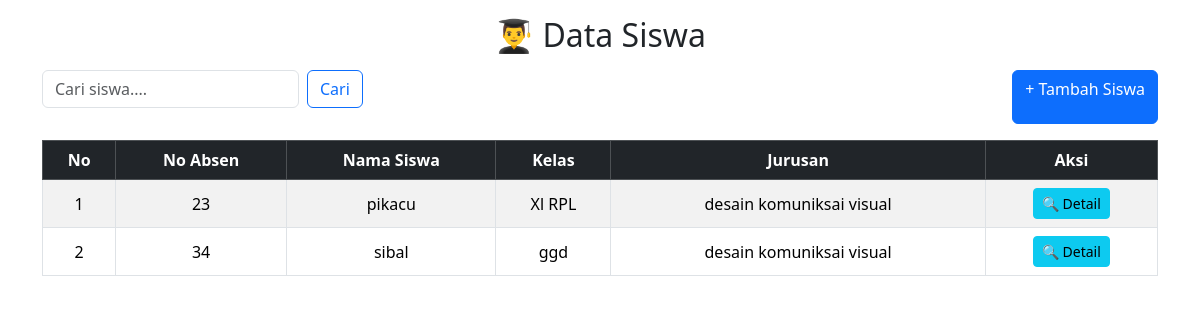
The app's page /siswa.php with its own data.
### tables this page shows
CREATE TABLE `siswa` (
  `id_siswa` int NOT NULL,
  `nama_siswa` varchar(100) NOT NULL,
  `no_absen` int NOT NULL,
  `tgl_lahir` date NOT NULL,
  `alamat` text NOT NULL,
  `telp` varchar(15) NOT NULL,
  `nis` int NOT NULL,
  `nisn` varchar(15) NOT NULL,
  `id_kelas` int NOT NULL
);

CREATE TABLE `kelas` (
  `id_kelas` int NOT NULL,
  `nama_kelas` varchar(12) NOT NULL,
  `id_guru` int NOT NULL,
  `id_jurusan` int NOT NULL
);

CREATE TABLE `jurusan` (
  `id_jurusan` int NOT NULL,
  `nama_jurusan` varchar(50) NOT NULL,
  `singkatan` varchar(5) NOT NULL
);

### siswa.php (the view, shortened to what this page needs)
<?php
include "../koneksi.php";
$cari = "";
if (isset($_GET['cari']) && $_GET['cari'] != "") {
    $cari = $_GET['cari'];
    $result = mysqli_query($koneksi, "SELECT * FROM siswa
                                        JOIN kelas ON siswa.id_kelas = kelas.id_kelas
                                        JOIN jurusan ON kelas.id_jurusan = jurusan.id_jurusan
                                        WHERE (nama_siswa LIKE '%$cari%'
                                        OR nis LIKE '%$cari%'
                                        OR nisn LIKE '%$cari%'
                                        OR nama_kelas LIKE '%$cari%'
                                        OR nama_jurusan LIKE '%$cari%')
                                        ORDER BY id_siswa DESC");
} else {
    $result = mysqli_query($koneksi, "SELECT * FROM siswa,kelas,jurusan
                                        WHERE siswa.id_kelas=kelas.id_kelas
                                        AND kelas.id_jurusan=jurusan.id_jurusan
                                        ORDER BY id_siswa DESC"); }
?>
<link href="https://cdn.jsdelivr.net/npm/bootstrap@5.3.3/dist/css/bootstrap.min.css" rel="stylesheet">
<div class="container mt-3">
    <h2 class="mb-3 text-center">👨‍🎓 Data Siswa</h2>
    <div class="d-flex justify-content-between mb-3">
        <form class="d-flex" method="get" action="">
            <input class="form-control me-2" type="search" name="cari" placeholder="Cari siswa...." value="<?= htmlspecialchars($cari) ?>">
            <button class="btn btn-outline-primary" type="submit">Cari</button>
        </form>
        <a href="siswa_tambah.php" class="btn btn-primary">+ Tambah Siswa</a>
    </div>
    <div class="table-responsive">
        <table class="table table-bordered table-striped table-hover align-middle text-center">
            <thead class="table-dark">
                <tr>
                    <th>No</th>
                    <th>No Absen</th>
                    <th>Nama Siswa</th>
                    <th>Kelas</th>
                    <th>Jurusan</th>
                    <th>Aksi</th>
                </tr>
            </thead>
            <tbody>
            <?php
            $no = 1;
            if (mysqli_num_rows($result) > 0) {
                while ($row = mysqli_fetch_assoc($result)) { ?>
                    <tr>
                        <td><?= $no++ ?></td>
                        <td><?= htmlspecialchars($row['no_absen']) ?></td>
                        <td><?= htmlspecialchars($row['nama_siswa']) ?></td>
                        <td><?= htmlspecialchars($row['nama_kelas']) ?></td>
                        <td><?= htmlspecialchars($row['nama_jurusan']) ?></td>
                        <td>
                            <button
                                class="btn btn-info btn-sm"
                                data-bs-toggle="modal"
                                data-bs-target="#detailModal<?= $row['id_siswa'] ?>">
                                🔍 Detail
                            </button>
                        </td>
                    </tr>
            <?php }
            } else { ?>
                <tr>
                    <td colspan="6" class="text-center text-muted">⚠️ Data tidak ditemukan</td>
                </tr>
            <?php } ?>
            </tbody>
        </table>
    </div>
</div>

### records on screen
siswa: no_absen "23", nama_siswa "pikacu", id_kelas.nama_kelas "Xl RPL", jurusan.nama_jurusan "desain komuniksai visual"
siswa: no_absen "34", nama_siswa "sibal", id_kelas.nama_kelas "ggd", jurusan.nama_jurusan "desain komuniksai visual"
